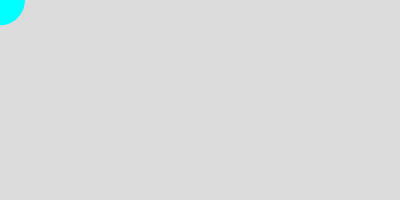
Frame 1 (no input)
Frame 60 (no input): blank canvas, image omitted
Frame 120 (the mouse pressed at the canvas centre since frame 60): blank canvas, image omitted

The p5.js sketch that drew this single still picture (run headless with seeded random() and noise() and a simulated clock; from frame 60 on, the mouse is pressed at the canvas centre):

// p5.js sketch
// ── sketch.js
let ball;

function setup() {
  createCanvas(400, 200);

  ball = new Particle();
  //frameRate(10);
}


function draw() {
  background(220);

  let gravity = createVector(0, 0.3);
  ball.addForce(gravity);

  if (mouseIsPressed) {
    let wind = createVector(0.1, 0);
    ball.addForce(wind);
  }

  ball.update();
  ball.show();
}

// ── Particle.js
class Particle {
  // isSpark: true = 폭발 잔불, false = 원래 공(바닥을 튕기는 원)
  constructor(x, y, isSpark = false) {
    this.pos = createVector(x, y);
    this.acc = createVector(0, 0);

    if (isSpark) {
      // 랜덤한 방향과 속도로 퍼져나가게
      const angle = random(TWO_PI);
      this.vel = p5.Vector.fromAngle(angle).mult(random(2, 8));
      this.size = random(3, 9);
      this.life = 255;
      this.decay = random(2, 4.5);
    } else {
      this.vel = createVector(0, 0);
      this.size = 50;
      this.life = 255;
      this.decay = 0; // 원은 사라지지 않음
    }
  }

  addForce(aForce) {
    this.acc.add(aForce);
  }

  update() {
    // 폭발 잔불만 공기 저항 적용
    if (this.decay > 0) {
      this.vel.mult(0.985);
    }

    this.vel.add(this.acc);
    this.pos.add(this.vel);
    this.acc.set(0, 0);

    this.life -= this.decay;
  }

  isDead() {
    return this.life <= 0;
  }

  // 공 전용: 바닥은 기존처럼 튕기고, 좌·우·천장(벽)에 닿으면 true 반환
  checkEdge() {
    const r = this.size / 2;

    if (this.pos.y + r > height) {
      this.pos.y = height - r;
      this.vel.y = this.vel.y * -1;
      return false;
    }

    // 좌·우·천장에 닿으면 벽 충돌
    return (
      this.pos.x - r < 0 || this.pos.x + r > width || this.pos.y - r < 0
    );
  }

  show() {
    noStroke();
    // 형광 하늘색 (네온 시안)
    fill(0, 255, 255, this.life);
    circle(this.pos.x, this.pos.y, this.size);
  }
}
